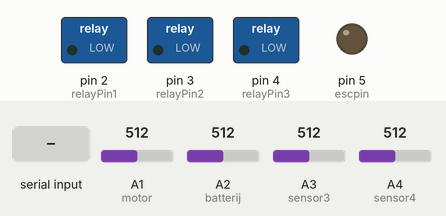
Recording of a sketch running on a simulated Arduino Uno, built with avr-gcc and run on an emulated ATmega328P. On the bench: switched loads named in the sketch (green lamp = pin HIGH), output pins drawn as LEDs (lit = HIGH). Inputs (shaded band) come from the test bench; at power-on: A1 (motor) = 512, A2 (batterij) = 512, A3 (sensor3) = 512, A4 (sensor4) = 512. What the sketch prints to the serial monitor is not drawn.

Above: at 1.2 s.
1.3 s: "1" received over the second serial link
At 2.5 s:
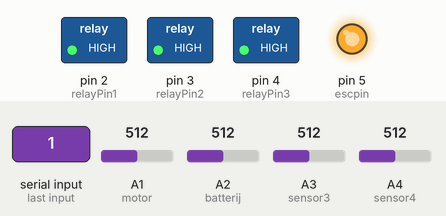
2.8 s: A1 (motor) set to 320
4.3 s: A1 (motor) set to 298
7.3 s: A2 (batterij) set to 316
10.3 s: A2 (batterij) set to 291
13.3 s: A3 (sensor3) set to 322
14.8 s: A3 (sensor3) set to 300
Timing chart, 0 to 17.8 s (numbered marks = the images above; inputs shaded):
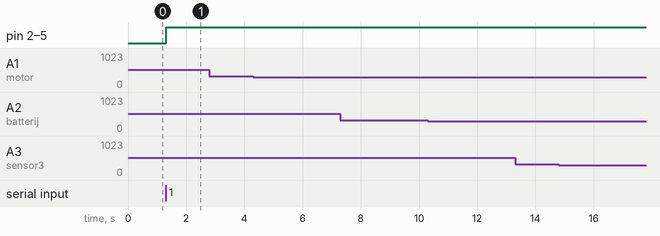

Measured:
- after the input at 1.3 s, pin 2 (relayPin1), pin 3 (relayPin2), pin 4 (relayPin3), pin 5 (escpin): LOW → HIGH at once
- after the input at 2.8 s, every drawn part: stays the same
- after the input at 4.3 s, every drawn part: stays the same
- after the input at 7.3 s, every drawn part: stays the same
- after the input at 10.3 s, every drawn part: stays the same
- after the input at 13.3 s, every drawn part: stays the same
- after the input at 14.8 s, every drawn part: stays the same

The sketch:

code.ino
```cpp
#include <SoftwareSerial.h>
SoftwareSerial bluetoothSerial(0, 1); // RX, TX pinnen voor de Bluetooth-module

int relayPin1 = 2;
int relayPin2 = 3;
int relayPin3 = 4;

int escpin = 5;

int motor = 1;
int batterij = 2;
int sensor3 = 3;
int sensor4 = 4;


void setup() {
  Serial.begin(19200);
  bluetoothSerial.begin(9600); // Start de Bluetooth-verbinding
  pinMode(relayPin1, OUTPUT);
  pinMode(relayPin2, OUTPUT);
  pinMode(relayPin3, OUTPUT);

  pinMode(escpin, OUTPUT);
}

void loop() {
    sensoren();

  if (bluetoothSerial.available()) {
    char bluetooth_send = bluetoothSerial.read(); // Lees het ontvangen commando
        Serial.println(bluetooth_send);

    if (bluetooth_send == '1') {
      digitalWrite(relayPin1, HIGH);
      digitalWrite(relayPin2, HIGH);
      digitalWrite(relayPin3, HIGH);

      digitalWrite(escpin, HIGH);
    }
    if (bluetooth_send == '0') {
      digitalWrite(relayPin1, LOW);
      digitalWrite(relayPin2, LOW);
      digitalWrite(relayPin3, LOW);

      digitalWrite(escpin, LOW);

    }
  }
}

// void sensoren()
// {
//       motortemper = analogRead(motor);
//       UTempmotor = motortemper/204.8;
//       temperatuurmotor =  16+((UTempmotor - 1.52) / 0.0150);
//       Serial.println("temperatuurmotor [C]: ");
//       Serial.println(temperatuurmotor);
//       baterijtemper = analogRead(motor);
//       UTempbatterij = baterijtemper/204.8;
//       temperatuurbaterij=  16+((UTempbatterij - 1.52) / 0.0150);
//       Serial.println("temperatuurbaterij [C]: ");
//       Serial.println(temperatuurbaterij);
//       sensor3temper = analogRead(motor);
//       UTempsensor3 = sensor3temper/204.8;
//       temperatuursensor3 =  16+((UTempsensor3 - 1.52) / 0.0150);
//       Serial.println("temperatuursensor3 [C]: ");
//       Serial.println(temperatuursensor3);
//       sensor4temper = analogRead(motor);
//       UTempsensor4 = sensor4temper/204.8;
//       temperatuursensor4 =  16+((UTempsensor4 - 1.52) / 0.0150);
//       Serial.println("temperatuursensor4 [C]: ");
//       Serial.println(temperatuursensor4);
// }

void sensoren()
{
  int motorreading = analogRead(motor);
  float motorvoltage = motorreading * (5000 / 1024.0);
  float motortemperature = (motorvoltage - 500) / 100;
    Serial.println("temperatuurmotor [C]: ");
      Serial.println(motortemperature);

  int batterijreading = analogRead(batterij);
  float batterijvoltage = batterijreading * (5000 / 1024.0);
  float batterijtemperature = (batterijvoltage - 500) / 100;
    Serial.println("temperatuurmotor [C]: ");
      Serial.println(batterijtemperature);

  int sensor3reading = analogRead(sensor3);
  float sensor3voltage = sensor3reading * (5000 / 1024.0);
  float sensor3temperature = (sensor3voltage - 500) / 100;
    Serial.println("temperatuursensor3 [C]: ");
      Serial.println(sensor3temperature);

  int lichtwaarde=analogRead(sensor4);//Reads the Value of LDR(light).
    Serial.println("lichtwaarde LUX:");//Prints the value of LDR to Serial Monitor.
    Serial.println(lichtwaarde);
}
```
